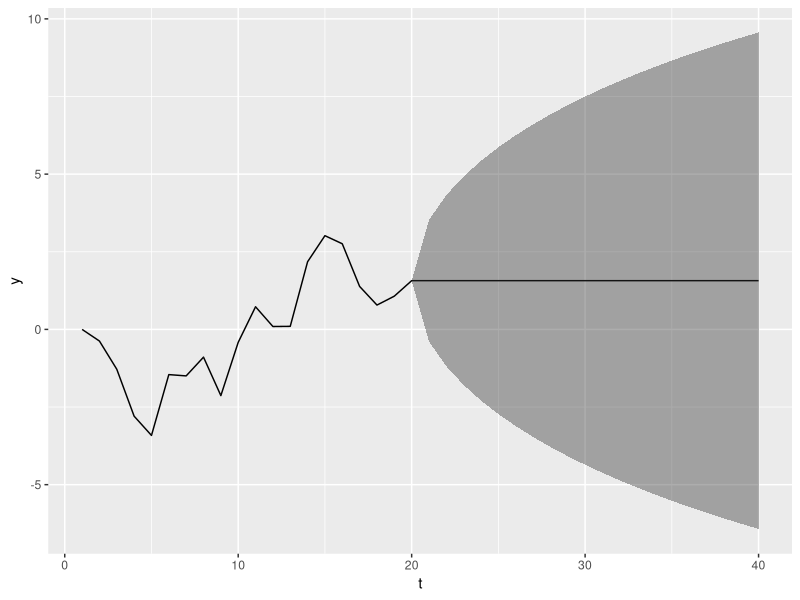

Here is the R script that generated this plot:
rm(list=ls())
library(ggplot2)

ar1_sim <- function(N, rho, sigma, trend=0){
    obs <- 1:N * trend
    for(i in 2:N){
        res_past <- obs[i-1] - ((i-1) * trend)
        obs[i] <- obs[i] + rnorm(1, mean=rho * res_past, sd=sigma)
    }
    obs
}

time_point_var <- function(N_obs, N_forecast, rho, sigma){
    vars <- rep(0, N_obs + N_forecast)
    for(i in (N_obs + 1):(N_obs+N_forecast)){
        vars[i] <- vars[i-1] + sigma**2 * rho**(2 * (i-N_obs-1))
    }
    vars
}

ar1_forecast <- function(N_obs, N_forecast, rho, sigma, trend=0){
    t <- 1:(N_obs + N_forecast)
    obs <- ar1_sim(N_obs, rho, sigma, trend)
    obs_trend <- ifelse(trend !=0, (obs[N_obs] - obs[1]) / N_obs, obs)
    y <- c(obs, rep(obs[N_obs], N_forecast) + 1:N_forecast * obs_trend)
    sds <- time_point_var(N_obs, N_forecast, rho, sigma)**.5
    data.frame(t=t, y=y, lower_bound=y - 1.96 * sds, upper_bound=y + 1.96 * sds)
}

N_obs <- 20
N_forecast <- 20
sigma <- 1
rho <- .99
trend <- 0
df <- ar1_forecast(N_obs, N_forecast, rho, sigma, trend)
ggplot(df, aes(x=t, y=y)) + geom_line() + 
    geom_ribbon(aes(ymin=lower_bound, ymax=upper_bound), alpha=.4)
